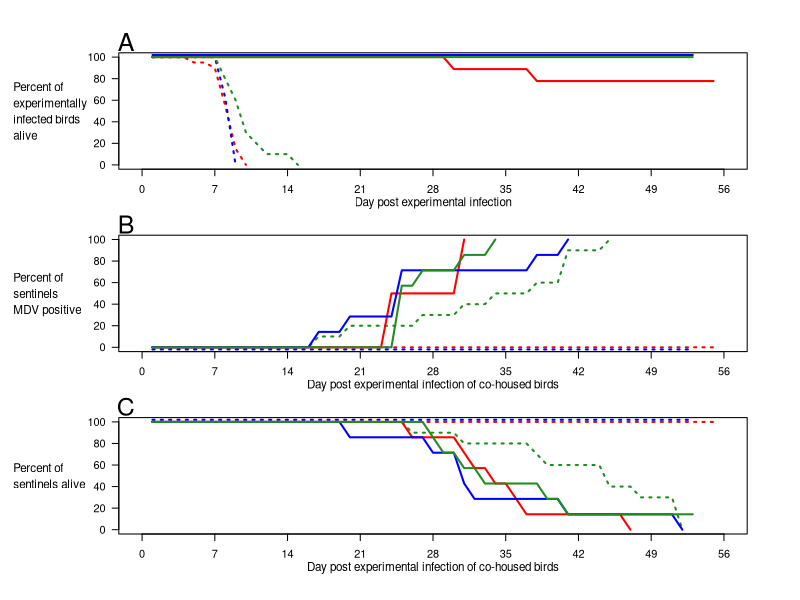

The R script that drew this image:




LineWidth=2
ErrorBarLineWidth=1
JitterSize=2

TextSize=.7
par(mfrow=c(3,1), mar=c(3,7,2,2), oma=c(2,2,2,2), las=1)
Colors=c("red", "red", "blue", "blue", "forestgreen", "forestgreen")
Shades=c("pink", "red", "lightblue1", "blue", "palegreen", "forestgreen")

LineTypes=c(3,1)
PchType=c(21,23)

YAxisOffsetA=8
YAxisOffsetB=8
XAxisOffset=2

LabelSize=1.5
TextLine=-1.2
LabelAdj=1.14

###########Figure 2A#########################

SOK_NonVax_675A =read.table("DataFor2A_v2.csv", sep=",", skip=6, header=TRUE, nrows=20)
SOK_HVT_675A =read.table("DataFor2A_v2.csv", sep=",", skip=32, header=TRUE, nrows=9)


SOK_NonVax_Md5 =read.table("DataFor2A_v2.csv", sep=",", skip=77, header=TRUE, nrows=8)
SOK_HVT_Md5 =read.table("DataFor2A_v2.csv", sep=",", skip=93, header=TRUE, nrows=7)


SOK_NonVax_595 =read.table("DataFor2A_v2.csv", sep=",", skip=47, header=TRUE, nrows=10)
SOK_HVT_595 =read.table("DataFor2A_v2.csv", sep=",", skip=64, header=TRUE, nrows=7)


SOK_List=list(SOK_NonVax_675A, SOK_HVT_675A, SOK_NonVax_Md5, SOK_HVT_Md5, SOK_NonVax_595, SOK_HVT_595)




plot(0,0, xlim=c(0,56), ylim=c(0,100), col=0, axes=FALSE, ylab="", xlab="")
mtext("Percent of", 2, line=YAxisOffsetA, las=1, cex=TextSize, adj=0, at=72.5)
mtext("experimentally", 2, line=YAxisOffsetA, las=1, cex=TextSize, adj=0, at=57.5)
mtext("infected birds", 2, line=YAxisOffsetA, las=1, cex=TextSize, adj=0, at=42.5)
mtext("alive", 2, line=YAxisOffsetA, las=1, cex=TextSize, adj=0, at=27.5)

mtext("Day post experimental infection", 1, line=XAxisOffset, las=1, cex=TextSize)

box()

axis(2, pretty(c(0,100)))
axis(1, seq(0,56, 7))

for (i in 1:2)
{
	for (h in 0:2)
	{	
		if (h*2+i ==4)
		{
			lines(100* colMeans(SOK_List[[h*2+i]][,4:ncol(SOK_List[[h*2+i]])])+JitterSize, col=Colors[h*2+i], lty=LineTypes[i], lwd=LineWidth)
		}
		else
		{
			lines(100* colMeans(SOK_List[[h*2+i]][,4:ncol(SOK_List[[h*2+i]])]), col=Colors[h*2+i], lty=LineTypes[i], lwd=LineWidth)
		}
	}
}

mtext("A", 2, line=TextLine, at=100*LabelAdj, cex=LabelSize)



















###########Figure 2C#########################

SOK_NonVax_675A =read.table("DataFor2C.csv", sep=",", skip=65, header=TRUE, nrows=9)
SOK_HVT_675A =read.table("DataFor2C.csv", sep=",", skip=80, header=TRUE, nrows=6)

SOK_NonVax_Md5 =read.table("DataFor2C.csv", sep=",", skip=5, header=TRUE, nrows=8)
SOK_HVT_Md5 =read.table("DataFor2C.csv", sep=",", skip=20, header=TRUE, nrows=7)

SOK_NonVax_595 =read.table("DataFor2C.csv", sep=",", skip=34, header=TRUE, nrows=10)
SOK_HVT_595 =read.table("DataFor2C.csv", sep=",", skip=51, header=TRUE, nrows=7)

SOK_List=list(SOK_NonVax_675A, SOK_HVT_675A, SOK_NonVax_Md5, SOK_HVT_Md5, SOK_NonVax_595, SOK_HVT_595)




plot(0,0, xlim=c(0,56), ylim=c(0,100), col=0, axes=FALSE, ylab="", xlab="")
mtext("Percent of", 2, line=YAxisOffsetA, las=1, cex=TextSize, adj=0, at=65)
mtext("sentinels", 2, line=YAxisOffsetA, las=1, cex=TextSize, adj=0, at=50)
mtext("MDV positive", 2, line=YAxisOffsetA, las=1, cex=TextSize, adj=0, at=35)

mtext("Day post experimental infection of co-housed birds", 1, line=XAxisOffset, las=1, cex=TextSize)

box()

axis(2, pretty(c(0,100)))
axis(1, seq(0,56, 7))

for (i in 1:2)
{
	for (h in 0:2)
	{	
		
		if (h*2+i ==3)
		{
			lines(100* colMeans(SOK_List[[h*2+i]][,4:ncol(SOK_List[[h*2+i]])])-JitterSize, col=Colors[h*2+i], lty=LineTypes[i], lwd=LineWidth)
		}
		else
		{
			lines(100* colMeans(SOK_List[[h*2+i]][,4:ncol(SOK_List[[h*2+i]])]), col=Colors[h*2+i], lty=LineTypes[i], lwd=LineWidth)
		}
		
	}
}

mtext("B", 2, line=TextLine, at=100*LabelAdj, cex=LabelSize)








###########Figure 2D#########################


SOK_NonVax_675A =read.table("DataFor2D_v2.csv", sep=",", skip=75, header=TRUE, nrows=5)
SOK_HVT_675A =read.table("DataFor2D_v2.csv", sep=",", skip=90, header=TRUE, nrows=7)

SOK_NonVax_Md5 =read.table("DataFor2D_v2.csv", sep=",", skip=42, header=TRUE, nrows=8)
SOK_HVT_Md5 =read.table("DataFor2D_v2.csv", sep=",", skip=59, header=TRUE, nrows=7)

SOK_NonVax_595 =read.table("DataFor2D_v2.csv", sep=",", skip=8, header=TRUE, nrows=10)
SOK_HVT_595 =read.table("DataFor2D_v2.csv", sep=",", skip=26, header=TRUE, nrows=7)

SOK_List=list(SOK_NonVax_675A, SOK_HVT_675A, SOK_NonVax_Md5, SOK_HVT_Md5, SOK_NonVax_595, SOK_HVT_595)


#for (i in 1:6)
#{
#	SOK_List[[i]]=SOK_List[[i]][,colSums(SOK_List[[i]]>0)]
#}

plot(0,0, xlim=c(0,56), ylim=c(0,100), col=0, axes=FALSE, ylab="", xlab="")
mtext("Percent of", 2, line=YAxisOffsetB, las=1, cex=TextSize, adj=0, at=57.5)
mtext("sentinels alive", 2, line=YAxisOffsetB, las=1, cex=TextSize, adj=0, at=42.5)
#mtext("alive", 2, line=YAxisOffsetB, las=1, cex=TextSize, adj=0, at=40)

mtext("Day post experimental infection of co-housed birds", 1, line=XAxisOffset, las=1, cex=TextSize)

box()

axis(2, pretty(c(0,100)))
axis(1, seq(0,56, 7))

for (i in 1:2)
{
	for (h in 0:2)
	{	
		
		if (h*2+i ==3)
		{
			lines(100* colMeans(SOK_List[[h*2+i]][,4:ncol(SOK_List[[h*2+i]])])+JitterSize, col=Colors[h*2+i], lty=LineTypes[i], lwd=LineWidth)
		}
		else
		{
			lines(100* colMeans(SOK_List[[h*2+i]][,4:ncol(SOK_List[[h*2+i]])]), col=Colors[h*2+i], lty=LineTypes[i], lwd=LineWidth)
		}
		
	}
}

mtext("C", 2, line=TextLine, at=100*LabelAdj, cex=LabelSize)
